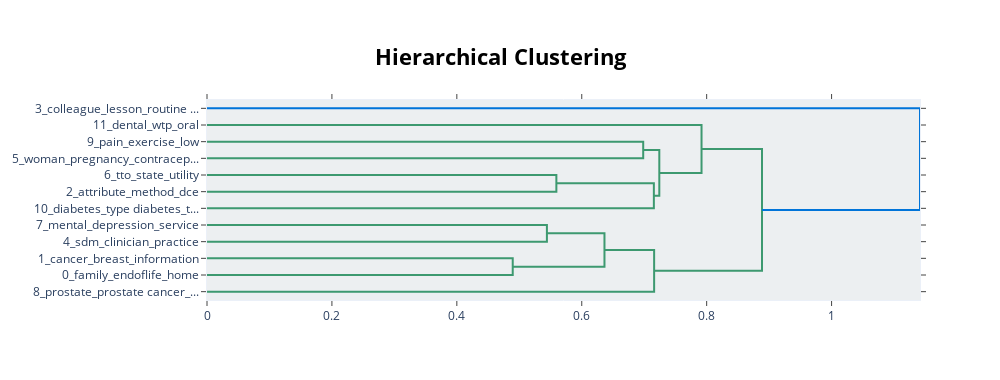

Here is the notebook cell this chart was saved with:
### Code cell
topic_model.visualize_hierarchy(custom_labels=True)

### Figure 1 — Plotly figure (JSON) as saved in the notebook; plotly's stock layout.template omitted (floating-point values rounded to 4 significant figures)
{"data": [{"hoverinfo": "text", "marker": {"color": "rgb(61,153,112)"}, "mode": "lines", "type": "scatter", "x": [0, 0.6984, 0.6984, 0], "xaxis": "x", "y": [-25, -25, -35, -35], "yaxis": "y"}, {"hoverinfo": "text", "marker": {"color": "rgb(61,153,112)"}, "mode": "lines", "type": "scatter", "x": [0, 0.5594, 0.5594, 0], "xaxis": "x", "y": [-45, -45, -55, -55], "yaxis": "y"}, {"hoverinfo": "text", "marker": {"color": "rgb(61,153,112)"}, "mode": "lines", "type": "scatter", "x": [0.5594, 0.7155, 0.7155, 0], "xaxis": "x", "y": [-50, -50, -65, -65], "yaxis": "y"}, {"hoverinfo": "text", "marker": {"color": "rgb(61,153,112)"}, "mode": "lines", "type": "scatter", "x": [0.6984, 0.7242, 0.7242, 0.7155], "xaxis": "x", "y": [-30, -30, -57.5, -57.5], "yaxis": "y"}, {"hoverinfo": "text", "marker": {"color": "rgb(61,153,112)"}, "mode": "lines", "type": "scatter", "x": [0, 0.7918, 0.7918, 0.7242], "xaxis": "x", "y": [-15, -15, -43.75, -43.75], "yaxis": "y"}, {"hoverinfo": "text", "marker": {"color": "rgb(61,153,112)"}, "mode": "lines", "type": "scatter", "x": [0, 0.5442, 0.5442, 0], "xaxis": "x", "y": [-75, -75, -85, -85], "yaxis": "y"}, {"hoverinfo": "text", "marker": {"color": "rgb(61,153,112)"}, "mode": "lines", "type": "scatter", "x": [0, 0.4895, 0.4895, 0], "xaxis": "x", "y": [-95, -95, -105, -105], "yaxis": "y"}, {"hoverinfo": "text", "marker": {"color": "rgb(61,153,112)"}, "mode": "lines", "type": "scatter", "x": [0.5442, 0.6364, 0.6364, 0.4895], "xaxis": "x", "y": [-80, -80, -100, -100], "yaxis": "y"}, {"hoverinfo": "text", "marker": {"color": "rgb(61,153,112)"}, "mode": "lines", "type": "scatter", "x": [0.6364, 0.7159, 0.7159, 0], "xaxis": "x", "y": [-90, -90, -115, -115], "yaxis": "y"}, {"hoverinfo": "text", "marker": {"color": "rgb(61,153,112)"}, "mode": "lines", "type": "scatter", "x": [0.7918, 0.8886, 0.8886, 0.7159], "xaxis": "x", "y": [-29.38, -29.38, -102.5, -102.5], "yaxis": "y"}, {"hoverinfo": "text", "marker": {"color": "rgb(0,116,217)"}, "mode": "lines", "type": "scatter", "x": [0, 1.142, 1.142, 0.8886], "xaxis": "x", "y": [-5, -5, -65.94, -65.94], "yaxis": "y"}], "layout": {"autosize": false, "height": 380, "hoverlabel": {"bgcolor": "white", "font": {"family": "Rockwell", "size": 16}}, "hovermode": "closest", "plot_bgcolor": "#ECEFF1", "showlegend": false, "title": {"font": {"color": "Black", "size": 22}, "text": "<b>Hierarchical Clustering</b>", "x": 0.5, "xanchor": "center", "yanchor": "top"}, "width": 1000, "xaxis": {"mirror": "allticks", "rangemode": "tozero", "showgrid": false, "showline": true, "showticklabels": true, "ticks": "outside", "type": "linear", "zeroline": false}, "yaxis": {"mirror": "allticks", "range": [-120, 0], "rangemode": "tozero", "showgrid": false, "showline": true, "showticklabels": true, "tickmode": "array", "ticks": "outside", "ticktext": ["3_colleague_lesson_routine ...", "11_dental_wtp_oral", "9_pain_exercise_low", "5_woman_pregnancy_contracep...", "6_tto_state_utility", "2_attribute_method_dce", "10_diabetes_type diabetes_t...", "7_mental_depression_service", "4_sdm_clinician_practice", "1_cancer_breast_information", "0_family_endoflife_home", "8_prostate_prostate cancer_..."], "tickvals": [-5, -15, -25, -35, -45, -55, -65, -75, -85, -95, -105, -115], "type": "linear", "zeroline": false}}}
